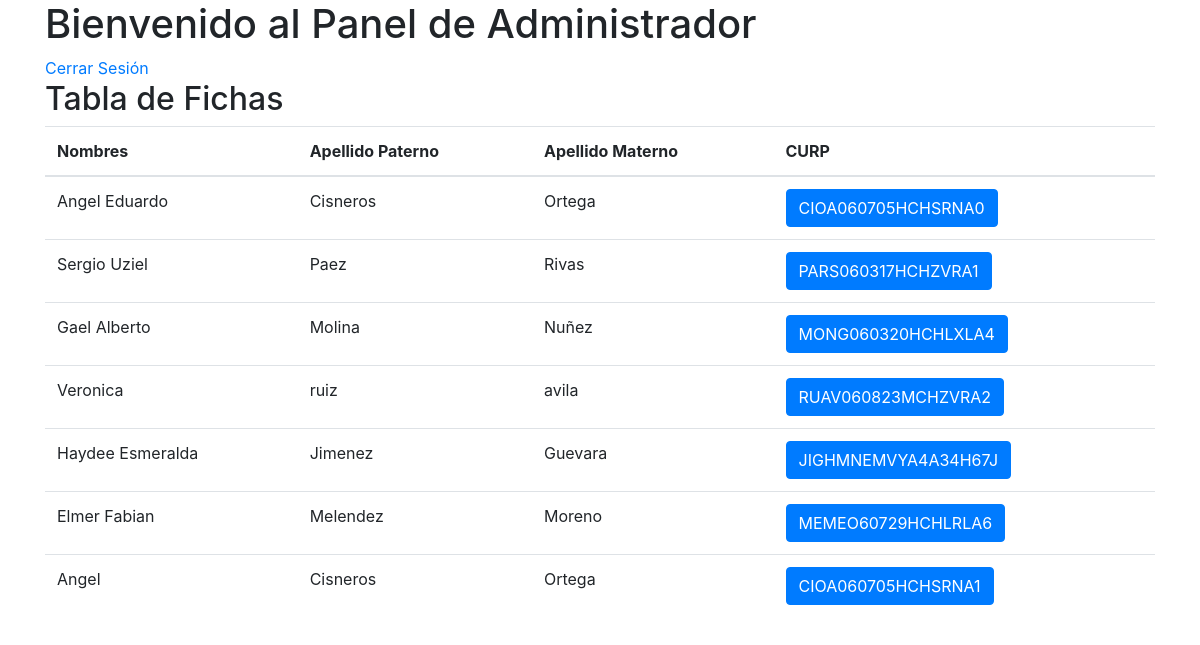
Page /administrador.php (signed in) on the committed database.
### tables this page shows
CREATE TABLE `ficha` (
  `id_ficha` int(11) NOT NULL,
  `nombres` varchar(50) DEFAULT NULL,
  `apellidoP` varchar(50) DEFAULT NULL,
  `apellidoM` varchar(50) DEFAULT NULL,
  `fotoA` longblob DEFAULT NULL,
  `curp` varchar(100) DEFAULT NULL,
  `genero` varchar(11) DEFAULT NULL,
  `fecha_n` date DEFAULT NULL,
  `nacionalidad` varchar(50) DEFAULT NULL,
  `est_nacimiento` varchar(50) DEFAULT NULL,
  `est_nac_cd` varchar(50) DEFAULT NULL,
  `cp` int(10) DEFAULT NULL,
  `estado` varchar(50) DEFAULT NULL,
  `ciudad` varchar(50) DEFAULT NULL,
  `calle` varchar(50) DEFAULT NULL,
  `colonia` varchar(50) DEFAULT NULL,
  `n_in_ext` varchar(50) DEFAULT NULL,
  `nombre_pmt` varchar(50) DEFAULT NULL,
  `pmt_apellidoP` varchar(50) DEFAULT NULL,
  `pmt_apellidoM` varchar(50) DEFAULT NULL,
  `pmt_fecha_nacim` date DEFAULT NULL,
  `pmt_nacionalidad` varchar(50) DEFAULT NULL,
  `pmt_est_naci` varchar(50) DEFAULT NULL,
  `pmt_cd_naci` varchar(50) DEFAULT NULL,
  `n_primaria` varchar(100) DEFAULT NULL,
  `p_estado` varchar(50) DEFAULT NULL,
  `p_ciudad` varchar(50) DEFAULT NULL,
  `p_direccion` varchar(50) DEFAULT NULL,
  `promedio` decimal(10, 2) DEFAULT NULL,
  `ultima_boleta` longblob DEFAULT NULL,
  `costo_ficha` int(10) DEFAULT NULL
);

### administrador.php (the view, shortened to what this page needs)
<?php
include 'funcionesphp/conn.php';
$sql = "SELECT nombres, apellidoP, apellidoM, curp FROM ficha";
$result = $conn->query($sql);
?>
<!DOCTYPE html>
<html lang="es">
<head>
    <link rel="stylesheet" href="https://maxcdn.bootstrapcdn.com/bootstrap/4.5.2/css/bootstrap.min.css">
</head>
<body>
    <div class="container">
        <h1>Bienvenido al Panel de Administrador</h1>
        <a href="./funcionesphp/cerrar_sesion.php">Cerrar Sesión</a>
        <h2>Tabla de Fichas</h2>
        <table class="table">
            <thead>
                <tr>
                    <th>Nombres</th>
                    <th>Apellido Paterno</th>
                    <th>Apellido Materno</th>
                    <th>CURP</th>
                </tr>
            </thead>
            <tbody>
                <?php
                while ($row = $result->fetch_assoc()) {
                    echo "<tr>
                            <td>{$row['nombres']}</td>
                            <td>{$row['apellidoP']}</td>
                            <td>{$row['apellidoM']}</td>
                            <td><a class='btn btn-primary' href='./funcionesphp/mostrar_ficha.php?curp={$row['curp']}'>{$row['curp']}</a></td>
                            </tr>";
                }
                ?>
            </tbody>
        </table>
    </div>
</body>
</html>

### rows in the picture
ficha: nombres "Angel Eduardo", apellidoP "Cisneros", apellidoM "Ortega", curp "CIOA060705HCHSRNA0"
ficha: nombres "Sergio Uziel", apellidoP "Paez", apellidoM "Rivas", curp "PARS060317HCHZVRA1"
ficha: nombres "Gael Alberto", apellidoP "Molina", apellidoM "Nuñez", curp "MONG060320HCHLXLA4"
ficha: nombres "Veronica", apellidoP "ruiz", apellidoM "avila", curp "RUAV060823MCHZVRA2"
ficha: nombres "Haydee Esmeralda", apellidoP "Jimenez", apellidoM "Guevara", curp "JIGHMNEMVYA4A34H67J"
ficha: nombres "Elmer Fabian", apellidoP "Melendez", apellidoM "Moreno", curp "MEMEO60729HCHLRLA6"
ficha: nombres "Angel", apellidoP "Cisneros", apellidoM "Ortega", curp "CIOA060705HCHSRNA1"
